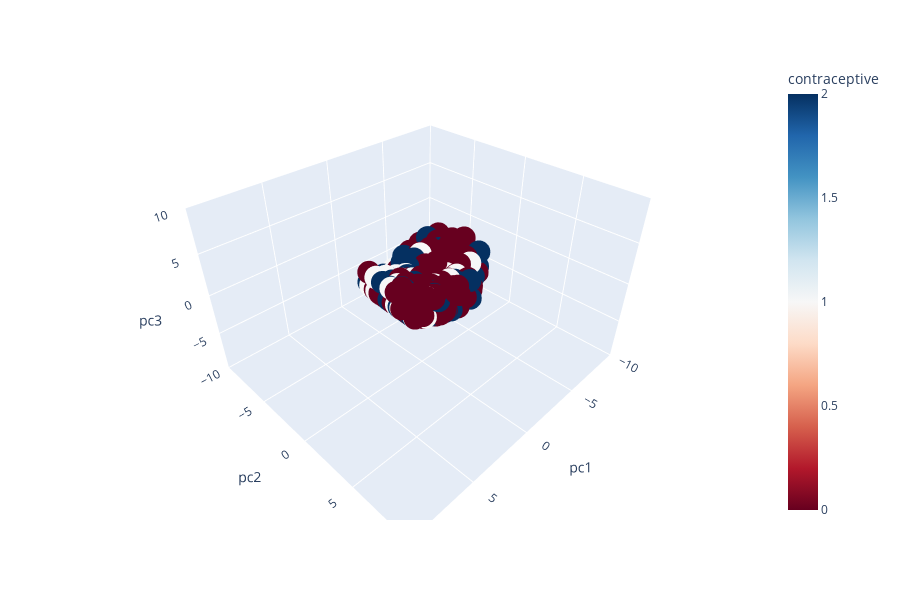

The notebook cell saved with this chart:
### Code cell
fig = px.scatter_3d(dat_1st_2_pcs_scaled, 
                    x='pc1', y='pc2', z='pc3', 
                    range_x = [-10, 10], 
                    range_y = [-10, 10], 
                    range_z = [-10, 10], 
                    color = 'contraceptive', 
                    color_continuous_scale = 'RdBu');
fig.show();

### Figure 1 — Plotly figure (JSON) as saved in the notebook; plotly's stock layout.template omitted (floating-point values rounded to 4 significant figures; data arrays with more than 128 entries replaced by an {"elided": "..."} marker saying what was removed)
{"data": [{"hoverlabel": {"namelength": 0}, "hovertemplate": "pc1=%{x}<br>pc2=%{y}<br>pc3=%{z}<br>contraceptive=%{marker.color}", "legendgroup": "", "marker": {"color": {"elided": "1473 int values"}, "coloraxis": "coloraxis", "symbol": "circle"}, "mode": "markers", "name": "", "scene": "scene", "showlegend": false, "type": "scatter3d", "x": {"elided": "1473 float values"}, "y": {"elided": "1473 float values"}, "z": {"elided": "1473 float values"}}], "layout": {"coloraxis": {"colorbar": {"title": {"text": "contraceptive"}}, "colorscale": [[0, "rgb(103,0,31)"], [0.1, "rgb(178,24,43)"], [0.2, "rgb(214,96,77)"], [0.3, "rgb(244,165,130)"], [0.4, "rgb(253,219,199)"], [0.5, "rgb(247,247,247)"], [0.6, "rgb(209,229,240)"], [0.7, "rgb(146,197,222)"], [0.8, "rgb(67,147,195)"], [0.9, "rgb(33,102,172)"], [1, "rgb(5,48,97)"]]}, "height": 600, "legend": {"tracegroupgap": 0}, "margin": {"t": 60}, "scene": {"domain": {"x": [0, 1], "y": [0, 1]}, "xaxis": {"range": [-10, 10], "title": {"text": "pc1"}}, "yaxis": {"range": [-10, 10], "title": {"text": "pc2"}}, "zaxis": {"range": [-10, 10], "title": {"text": "pc3"}}}}}
